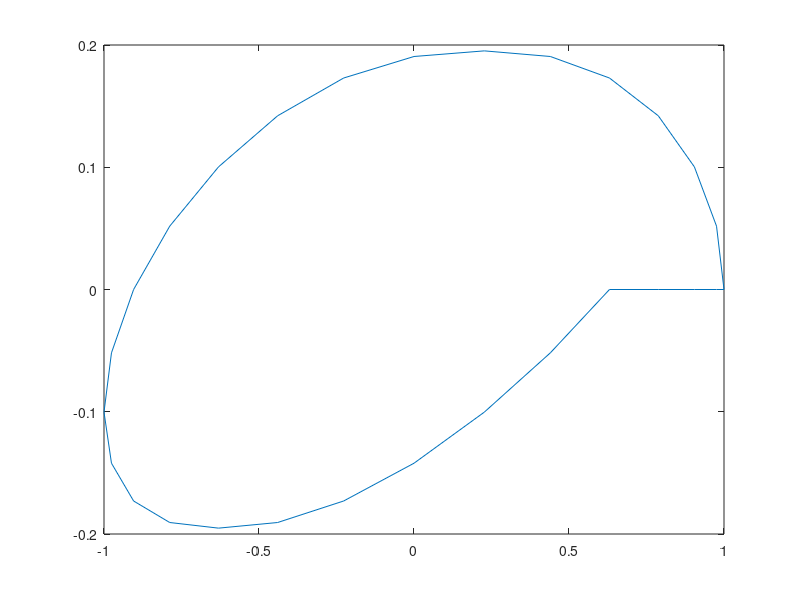

Write MATLAB code to recreate this figure.
X = [1.0000, 0.9759, 0.9045, 0.7880, 0.6306, 0.4399, 0.2269, 0.0000, -0.2269, -0.4399, -0.6306, -0.7880, -0.9045, -0.9759, -1.0000, -0.9759, -0.9045, -0.7880, -0.6306, -0.4399, -0.2269, -0.0000, 0.2269, 0.4399, 0.6306, 0.7880, 0.9045, 0.9759, 1.0000];
Y = [0.0000, 0.0518, 0.1003, 0.1421, 0.1730, 0.1906, 0.1952, 0.1906, 0.1730, 0.1421, 0.1003, 0.0518, 0.0000, -0.0518, -0.1003, -0.1421, -0.1730, -0.1906, -0.1952, -0.1906, -0.1730, -0.1421, -0.1003, -0.0518, -0.0000,0,0,0,0];
plot(X,Y)